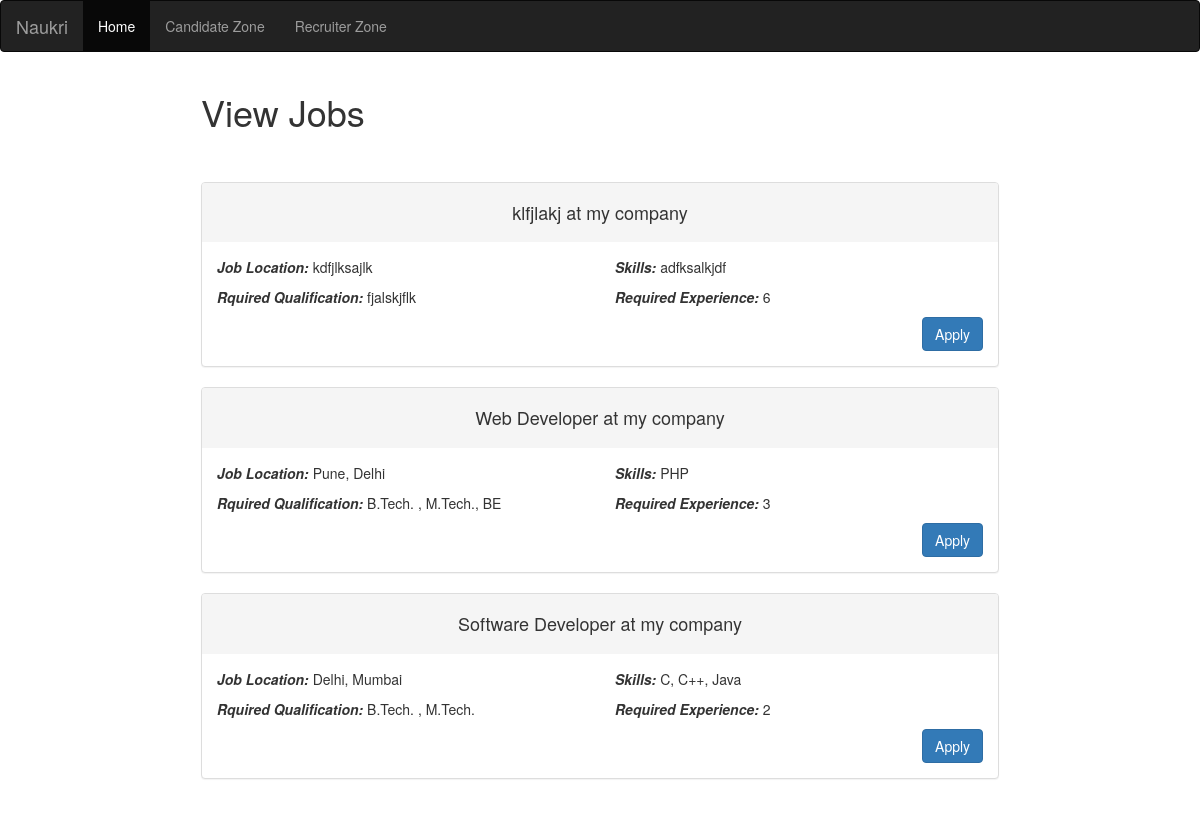
The page / on the database its author committed.
### tables this page shows
CREATE TABLE `jobs` (
  `id` int(11) NOT NULL,
  `title` varchar(200) NOT NULL,
  `qualifications` varchar(300) NOT NULL,
  `experience` int(11) NOT NULL,
  `location` varchar(300) NOT NULL,
  `skills` varchar(300) NOT NULL,
  `recid` int(11) NOT NULL
);

CREATE TABLE `recruiter` (
  `id` int(11) NOT NULL,
  `email` varchar(200) NOT NULL,
  `password` varchar(32) NOT NULL,
  `cname` varchar(200) NOT NULL,
  `name` varchar(200) NOT NULL,
  `designation` varchar(200) NOT NULL,
  `address` varchar(300) NOT NULL,
  `mobile` varchar(12) NOT NULL
);

### application/controllers/Home.php (called while the page is built, shortened)
<?php
class Home extends CI_Controller {
	public function __construct(){
    if ($this->session->userdata('candidate_id')) {
      $this->load->model('candidate_model');
      $result = $this->candidate_model->get_by_id($this->session->userdata('candidate_id'));
      $data = array(
        'title' => 'Naukri',
        'name' => $result->name,
      );
      $this->load->view('templates/header_candidate', $data);
    }else{
      $this->load->view('templates/header', array('title' => 'Naukri'));
    }
		$this->load->library('form_validation');
		$this->load->helper('form');
	}
	public function index(){
    $this->load->model('jobs_model');
    if($this->session->userdata('candidate_id')){
      $result = $this->jobs_model->all_jobs_except_applied($this->session->userdata('candidate_id'));
    }else{
      $result = $this->jobs_model->all_jobs();
    }
    $data = array(
      'heading' => 'View Jobs',
      'posts' => $result
    );
    $this->load->view('home',$data);
		$this->load->view('templates/footer');
	}
}

### index.php (called while the page is built, shortened)
<?php
require_once BASEPATH.'core/CodeIgniter.php';

### application/models/Jobs_model.php (called while the page is built, shortened)
<?php
class Jobs_model extends CI_Model {
    public function all_jobs(){
        $this->db->select('jobs.id, title, qualifications, experience, location, skills, cname');
        $this->db->from('jobs');
        $this->db->join('recruiter', 'jobs.recid = recruiter.id');
        $this->db->order_by('jobs.id','DESC');
        return $this->db->get()->result_array();
    }
}

### application/views/home.php (the view, shortened to what this page needs)
<div class="container">
	<div class="jobpanel">
		<h1><?= $heading; ?></h1>
		<br><br>
<? foreach ($posts as $row) {
?>
			<div class="panel-group">
		    <div class="panel panel-default">
			      <div class="panel-heading">
			      	<div class="ptitle">
			      		<h4><?= $row['title']; ?> at <?= $row['cname']; ?></h4>
			      	</div>
			      </div>
			      <div class="panel-body">
			  		<div class="row">
			  			<div class="col-sm-6" >
			  				<p><em><strong>Job Location: </strong></em><?= $row['location'];?></p>
			  				<p><em><strong>Rquired Qualification: </strong></em><?= $row['qualifications']; ?></p>
			  			</div>
			  			<div class="col-sm-6">
			  				<p><em><strong>Skills: </strong></em><?= $row['skills'] ;?></p>
			  				<p><em><strong>Required Experience: </strong></em><?= $row['experience']; ?></p>
			  				<div class="btcr">
			  					<a href="<?= base_url().'applications/apply/'. $row['id']; ?>"><button type="button" class="btn btn-primary">Apply</button></a>
			  				</div>
			  			</div>
			  		</div>
			      </div>
			    </div>
			</div>
<?
	}
?>
	</div>
</div>

### application/views/templates/header.php (shortened to what this page needs)
<!DOCTYPE html>
<html>
<head>
	<link rel="stylesheet" href="https://maxcdn.bootstrapcdn.com/bootstrap/3.4.0/css/bootstrap.min.css">
  	<?= link_tag('assets/css/home.css'); ?>
</head>
<body>
	<nav class="navbar navbar-inverse">
	  <div class="container-fluid">
	    <div class="navbar-header">
	      <a class="navbar-brand" href="<?= base_url() ; ?>">Naukri</a>
	    </div>
	    <div class="collapse navbar-collapse" id="myNavbar">
	      <ul class="nav navbar-nav">
	        <li class="<?=($this->uri->segment(1)=== NULL || $this->uri->segment(1)==='home')?'active':''?>"><a href="<?= base_url() ; ?>">Home</a></li>
	        <li class="<?=($this->uri->segment(1)==='candidate')?'active':''?>" ><a href="<?= base_url().'candidate' ?>">Candidate Zone</a></li>
	        <li class="<?=($this->uri->segment(1)==='recruiter')?'active':''?>" ><a href="<?= base_url().'recruiter' ?>">Recruiter Zone</a></li>
	      </ul>
	    </div>
	  </div>
	</nav>

### application/views/templates/footer.php
<footer>
	<div style="height: 50px;">
	</div>
</footer>
</body>
</html>

### assets/css/home.css (style rules this page uses)
.jobpanel { width:70%; margin-right: auto; margin-left: auto; }
.ptitle { text-align: center; }
.btcr { text-align: right; }

### rows shown on the page
jobs: title "klfjlakj", recruiter.cname "my company", location "kdfjlksajlk", qualifications "fjalskjflk", skills "adfksalkjdf", experience "6"
jobs: title "Web Developer", recruiter.cname "my company", location "Pune, Delhi", qualifications "B.Tech. , M.Tech., BE", skills "PHP", experience "3"
jobs: title "Software Developer", recruiter.cname "my company", location "Delhi, Mumbai", qualifications "B.Tech. , M.Tech.", skills "C, C++, Java", experience "2"

### other values the page prints
$heading "View Jobs"
